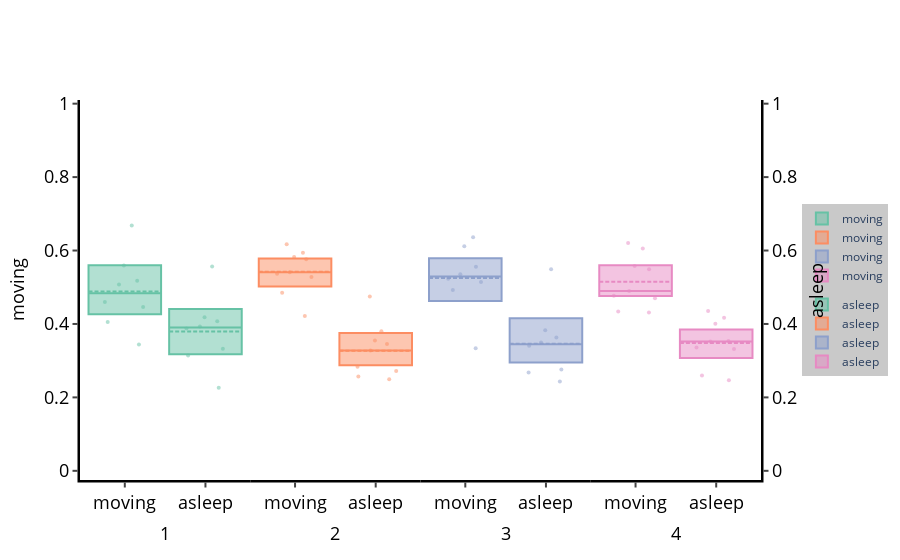

This figure's notebook cell:
### Code cell
f, x = dfp.plot_compare_variables(['moving', 'asleep'], facet_col = 'exp_group')
f.show()

### Figure 1 — Plotly figure (JSON) as saved in the notebook; plotly's stock layout.template omitted (floating-point values rounded to 4 significant figures)
{"data": [{"boxpoints": false, "jitter": 0.75, "legendgroup": "moving", "marker": {"color": "rgb(102,194,165)"}, "mean": [0.4885], "median": [0.4838], "name": "moving", "pointpos": 0, "q1": [0.4263], "q3": [0.5601], "showlegend": true, "type": "box", "width": 0.9, "x": ["moving"], "xaxis": "x", "yaxis": "y"}, {"boxpoints": "all", "fillcolor": "rgba(0,0,0,0)", "jitter": 0.75, "legendgroup": "moving", "line": {"color": "rgba(0,0,0,0)"}, "marker": {"color": "rgb(102,194,165)", "opacity": 0.5, "size": 4}, "name": "moving", "pointpos": 0, "showlegend": false, "type": "box", "width": 0.9, "x": ["moving", "moving", "moving", "moving", "moving", "moving", "moving", "moving"], "xaxis": "x", "y": [0.559, 0.5179, 0.446, 0.5076, 0.3442, 0.4599, 0.4055, 0.6679], "yaxis": "y"}, {"boxpoints": false, "jitter": 0.75, "legendgroup": "asleep", "marker": {"color": "rgb(102,194,165)"}, "mean": [0.3795], "median": [0.3903], "name": "asleep", "pointpos": 0, "q1": [0.3177], "q3": [0.4411], "showlegend": true, "type": "box", "width": 0.9, "x": ["asleep"], "xaxis": "x", "yaxis": "y2"}, {"boxpoints": "all", "fillcolor": "rgba(0,0,0,0)", "jitter": 0.75, "legendgroup": "asleep", "line": {"color": "rgba(0,0,0,0)"}, "marker": {"color": "rgb(102,194,165)", "opacity": 0.5, "size": 4}, "name": "asleep", "pointpos": 0, "showlegend": false, "type": "box", "width": 0.9, "x": ["asleep", "asleep", "asleep", "asleep", "asleep", "asleep", "asleep", "asleep"], "xaxis": "x", "y": [0.3144, 0.3875, 0.4185, 0.3323, 0.5562, 0.4074, 0.3931, 0.2265], "yaxis": "y2"}, {"boxpoints": false, "jitter": 0.75, "legendgroup": "moving", "marker": {"color": "rgb(252,141,98)"}, "mean": [0.5424], "median": [0.5408], "name": "moving", "pointpos": 0, "q1": [0.5022], "q3": [0.5781], "showlegend": true, "type": "box", "width": 0.9, "x": ["moving"], "xaxis": "x2", "yaxis": "y"}, {"boxpoints": "all", "fillcolor": "rgba(0,0,0,0)", "jitter": 0.75, "legendgroup": "moving", "line": {"color": "rgba(0,0,0,0)"}, "marker": {"color": "rgb(252,141,98)", "opacity": 0.5, "size": 4}, "name": "moving", "pointpos": 0, "showlegend": false, "type": "box", "width": 0.9, "x": ["moving", "moving", "moving", "moving", "moving", "moving", "moving", "moving", "moving"], "xaxis": "x2", "y": [0.4214, 0.5277, 0.4851, 0.576, 0.6169, 0.537, 0.594, 0.5826, 0.5408], "yaxis": "y"}, {"boxpoints": false, "jitter": 0.75, "legendgroup": "asleep", "marker": {"color": "rgb(252,141,98)"}, "mean": [0.3272], "median": [0.3277], "name": "asleep", "pointpos": 0, "q1": [0.2873], "q3": [0.3756], "showlegend": true, "type": "box", "width": 0.9, "x": ["asleep"], "xaxis": "x2", "yaxis": "y2"}, {"boxpoints": "all", "fillcolor": "rgba(0,0,0,0)", "jitter": 0.75, "legendgroup": "asleep", "line": {"color": "rgba(0,0,0,0)"}, "marker": {"color": "rgb(252,141,98)", "opacity": 0.5, "size": 4}, "name": "asleep", "pointpos": 0, "showlegend": false, "type": "box", "width": 0.9, "x": ["asleep", "asleep", "asleep", "asleep", "asleep", "asleep", "asleep", "asleep", "asleep"], "xaxis": "x2", "y": [0.4751, 0.3454, 0.3799, 0.257, 0.2718, 0.3277, 0.2491, 0.2838, 0.3547], "yaxis": "y2"}, {"boxpoints": false, "jitter": 0.75, "legendgroup": "moving", "marker": {"color": "rgb(141,160,203)"}, "mean": [0.5252], "median": [0.5291], "name": "moving", "pointpos": 0, "q1": [0.4623], "q3": [0.5788], "showlegend": true, "type": "box", "width": 0.9, "x": ["moving"], "xaxis": "x3", "yaxis": "y"}, {"boxpoints": "all", "fillcolor": "rgba(0,0,0,0)", "jitter": 0.75, "legendgroup": "moving", "line": {"color": "rgba(0,0,0,0)"}, "marker": {"color": "rgb(141,160,203)", "opacity": 0.5, "size": 4}, "name": "moving", "pointpos": 0, "showlegend": false, "type": "box", "width": 0.9, "x": ["moving", "moving", "moving", "moving", "moving", "moving", "moving", "moving"], "xaxis": "x3", "y": [0.5229, 0.3336, 0.5352, 0.514, 0.5558, 0.6114, 0.6361, 0.4927], "yaxis": "y"}, {"boxpoints": false, "jitter": 0.75, "legendgroup": "asleep", "marker": {"color": "rgb(141,160,203)"}, "mean": [0.3464], "median": [0.3449], "name": "asleep", "pointpos": 0, "q1": [0.295], "q3": [0.4156], "showlegend": true, "type": "box", "width": 0.9, "x": ["asleep"], "xaxis": "x3", "yaxis": "y2"}, {"boxpoints": "all", "fillcolor": "rgba(0,0,0,0)", "jitter": 0.75, "legendgroup": "asleep", "line": {"color": "rgba(0,0,0,0)"}, "marker": {"color": "rgb(141,160,203)", "opacity": 0.5, "size": 4}, "name": "asleep", "pointpos": 0, "showlegend": false, "type": "box", "width": 0.9, "x": ["asleep", "asleep", "asleep", "asleep", "asleep", "asleep", "asleep", "asleep"], "xaxis": "x3", "y": [0.3827, 0.5487, 0.3631, 0.3404, 0.2761, 0.2677, 0.2432, 0.3494], "yaxis": "y2"}, {"boxpoints": false, "jitter": 0.75, "legendgroup": "moving", "marker": {"color": "rgb(231,138,195)"}, "mean": [0.5151], "median": [0.4901], "name": "moving", "pointpos": 0, "q1": [0.4765], "q3": [0.5599], "showlegend": true, "type": "box", "width": 0.9, "x": ["moving"], "xaxis": "x4", "yaxis": "y"}, {"boxpoints": "all", "fillcolor": "rgba(0,0,0,0)", "jitter": 0.75, "legendgroup": "moving", "line": {"color": "rgba(0,0,0,0)"}, "marker": {"color": "rgb(231,138,195)", "opacity": 0.5, "size": 4}, "name": "moving", "pointpos": 0, "showlegend": false, "type": "box", "width": 0.9, "x": ["moving", "moving", "moving", "moving", "moving", "moving", "moving", "moving", "moving"], "xaxis": "x4", "y": [0.6058, 0.549, 0.5581, 0.4901, 0.4698, 0.4769, 0.4315, 0.4342, 0.6203], "yaxis": "y"}, {"boxpoints": false, "jitter": 0.75, "legendgroup": "asleep", "marker": {"color": "rgb(231,138,195)"}, "mean": [0.3481], "median": [0.3524], "name": "asleep", "pointpos": 0, "q1": [0.3072], "q3": [0.3849], "showlegend": true, "type": "box", "width": 0.9, "x": ["asleep"], "xaxis": "x4", "yaxis": "y2"}, {"boxpoints": "all", "fillcolor": "rgba(0,0,0,0)", "jitter": 0.75, "legendgroup": "asleep", "line": {"color": "rgba(0,0,0,0)"}, "marker": {"color": "rgb(231,138,195)", "opacity": 0.5, "size": 4}, "name": "asleep", "pointpos": 0, "showlegend": false, "type": "box", "width": 0.9, "x": ["asleep", "asleep", "asleep", "asleep", "asleep", "asleep", "asleep", "asleep", "asleep"], "xaxis": "x4", "y": [0.2469, 0.332, 0.3359, 0.3524, 0.4007, 0.3535, 0.4355, 0.4166, 0.2598], "yaxis": "y2"}], "layout": {"legend": {"bgcolor": "rgba(201, 201, 201, 1)", "bordercolor": "grey", "font": {"size": 12}, "x": 1.06, "y": 0.5}, "plot_bgcolor": "white", "title": {"text": ""}, "xaxis": {"domain": [0, 0.25], "linecolor": "black", "linewidth": 2.5, "showgrid": false, "tickfont": {"color": "black", "size": 18}, "ticks": "outside", "tickwidth": 2, "title": {"font": {"color": "black", "size": 18}, "text": "1"}, "type": "-", "zeroline": false}, "xaxis2": {"domain": [0.25, 0.5], "linecolor": "black", "linewidth": 2.5, "showgrid": false, "tickfont": {"color": "black", "size": 18}, "ticks": "outside", "tickwidth": 2, "title": {"font": {"color": "black", "size": 18}, "text": "2"}, "type": "-", "zeroline": false}, "xaxis3": {"domain": [0.5, 0.75], "linecolor": "black", "linewidth": 2.5, "showgrid": false, "tickfont": {"color": "black", "size": 18}, "ticks": "outside", "tickwidth": 2, "title": {"font": {"color": "black", "size": 18}, "text": "3"}, "type": "-", "zeroline": false}, "xaxis4": {"domain": [0.75, 1], "linecolor": "black", "linewidth": 2.5, "showgrid": false, "tickfont": {"color": "black", "size": 18}, "ticks": "outside", "tickwidth": 2, "title": {"font": {"color": "black", "size": 18}, "text": "4"}, "type": "-", "zeroline": false}, "yaxis": {"anchor": "x", "domain": [0, 1], "dtick": 0.2, "linecolor": "black", "linewidth": 2.5, "range": [-0.025, 1.01], "rangemode": "tozero", "showgrid": false, "tick0": 0, "tickfont": {"color": "black", "size": 18}, "ticks": "outside", "tickwidth": 2, "title": {"font": {"color": "black", "size": 18}, "text": "moving"}, "type": "-", "zeroline": false}, "yaxis2": {"anchor": "x4", "dtick": 0.2, "linecolor": "black", "linewidth": 2.5, "overlaying": "y", "range": [-0.025, 1.01], "rangemode": "tozero", "showgrid": false, "side": "right", "tick0": 0, "tickfont": {"color": "black", "size": 18}, "ticks": "outside", "tickwidth": 2, "title": {"font": {"color": "black", "size": 18}, "text": "asleep"}, "type": "-", "zeroline": false}}}
